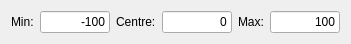
  <widget class="QWidget" name="layoutWidget_17">
   <property name="geometry">
    <rect>
     <x>420</x>
     <y>400</y>
     <width>351</width>
     <height>35</height>
    </rect>
   </property>
   <layout class="QHBoxLayout" name="horizontalLayout_20">
    <item>
     <widget class="QLabel" name="label_47">
      <property name="text">
       <string>Min:</string>
      </property>
     </widget>
    </item>
    <item>
     <widget class="QLineEdit" name="rightVerticalEyeMin">
      <property name="text">
       <string>-100</string>
      </property>
      <property name="alignment">
       <set>Qt::AlignRight|Qt::AlignTrailing|Qt::AlignVCenter</set>
      </property>
     </widget>
    </item>
    <item>
     <widget class="QLabel" name="label_48">
      <property name="text">
       <string>Centre:</string>
      </property>
     </widget>
    </item>
    <item>
     <widget class="QLineEdit" name="rightVerticalEyeTrim">
      <property name="text">
       <string>0</string>
      </property>
      <property name="alignment">
       <set>Qt::AlignRight|Qt::AlignTrailing|Qt::AlignVCenter</set>
      </property>
     </widget>
    </item>
    <item>
     <widget class="QLabel" name="label_49">
      <property name="text">
       <string>Max:</string>
      </property>
     </widget>
    </item>
    <item>
     <widget class="QLineEdit" name="rightVerticalEyeMax">
      <property name="text">
       <string>100</string>
      </property>
      <property name="alignment">
       <set>Qt::AlignRight|Qt::AlignTrailing|Qt::AlignVCenter</set>
      </property>
     </widget>
    </item>
   </layout>
  </widget>
